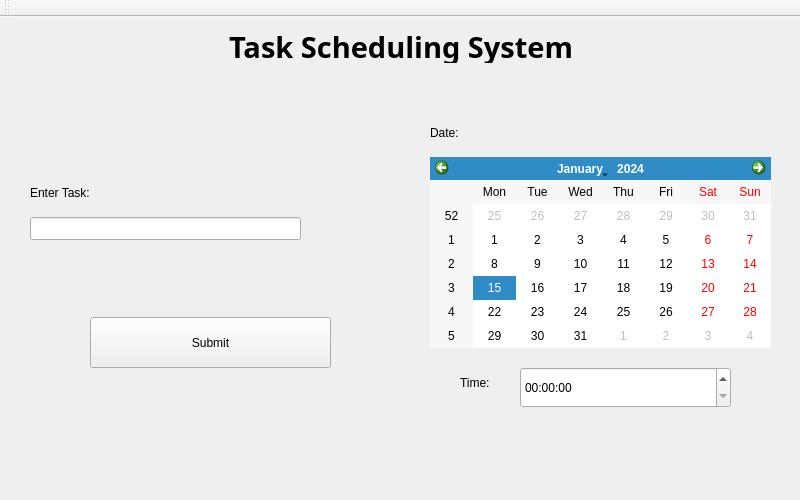
<?xml version="1.0" encoding="UTF-8"?>
<ui version="4.0">
 <class>MainWindow</class>
 <widget class="QMainWindow" name="MainWindow">
  <property name="geometry">
   <rect>
    <x>0</x>
    <y>0</y>
    <width>800</width>
    <height>500</height>
   </rect>
  </property>
  <property name="windowTitle">
   <string>Task Scheduling System</string>
  </property>
  <widget class="QWidget" name="centralwidget">
   <widget class="QLabel" name="label">
    <property name="geometry">
     <rect>
      <x>10</x>
      <y>10</y>
      <width>782</width>
      <height>36</height>
     </rect>
    </property>
    <property name="font">
     <font>
      <family>Ubuntu Sans Mono</family>
      <pointsize>22</pointsize>
      <weight>75</weight>
      <bold>true</bold>
     </font>
    </property>
    <property name="text">
     <string>Task Scheduling System</string>
    </property>
    <property name="alignment">
     <set>Qt::AlignHCenter|Qt::AlignTop</set>
    </property>
    <property name="wordWrap">
     <bool>true</bool>
    </property>
   </widget>
   <widget class="QCalendarWidget" name="calendarWidget">
    <property name="geometry">
     <rect>
      <x>430</x>
      <y>140</y>
      <width>341</width>
      <height>191</height>
     </rect>
    </property>
   </widget>
   <widget class="QTimeEdit" name="timeEdit">
    <property name="geometry">
     <rect>
      <x>520</x>
      <y>350</y>
      <width>211</width>
      <height>41</height>
     </rect>
    </property>
   </widget>
   <widget class="QLineEdit" name="lineEditTask">
    <property name="geometry">
     <rect>
      <x>30</x>
      <y>200</y>
      <width>271</width>
      <height>23</height>
     </rect>
    </property>
   </widget>
   <widget class="QLabel" name="labelTask">
    <property name="geometry">
     <rect>
      <x>30</x>
      <y>160</y>
      <width>171</width>
      <height>31</height>
     </rect>
    </property>
    <property name="text">
     <string>Enter Task:</string>
    </property>
   </widget>
   <widget class="QLabel" name="labelDate">
    <property name="geometry">
     <rect>
      <x>430</x>
      <y>100</y>
      <width>171</width>
      <height>31</height>
     </rect>
    </property>
    <property name="text">
     <string>Date:</string>
    </property>
   </widget>
   <widget class="QLabel" name="labelTime">
    <property name="geometry">
     <rect>
      <x>460</x>
      <y>350</y>
      <width>51</width>
      <height>31</height>
     </rect>
    </property>
    <property name="text">
     <string>Time:</string>
    </property>
    <property name="wordWrap">
     <bool>false</bool>
    </property>
    <property name="indent">
     <number>-4</number>
    </property>
   </widget>
   <widget class="QPushButton" name="pushButtonSubmit">
    <property name="geometry">
     <rect>
      <x>90</x>
      <y>300</y>
      <width>241</width>
      <height>51</height>
     </rect>
    </property>
    <property name="text">
     <string>Submit</string>
    </property>
   </widget>
  </widget>
  <widget class="QMenuBar" name="menubar">
   <property name="geometry">
    <rect>
     <x>0</x>
     <y>0</y>
     <width>800</width>
     <height>20</height>
    </rect>
   </property>
  </widget>
  <widget class="QToolBar" name="toolBar">
   <property name="windowTitle">
    <string>toolBar</string>
   </property>
   <attribute name="toolBarArea">
    <enum>TopToolBarArea</enum>
   </attribute>
   <attribute name="toolBarBreak">
    <bool>false</bool>
   </attribute>
  </widget>
 </widget>
 <resources/>
 <connections/>
</ui>
